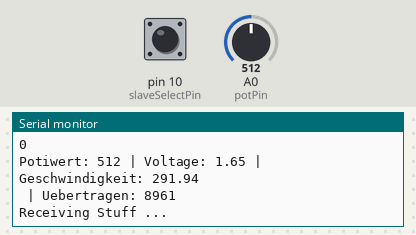
A sketch run on a simulated Arduino Uno, built with avr-gcc and run on an emulated ATmega328P. Shown: the last lines printed to the serial monitor. Inputs (shaded band) come from the test bench; at power-on: A0 (potPin) = 512, pin 10 (slaveSelectPin) LOW.

Above: at 1.2 s.
1.3 s: A0 (potPin) set to 716
At 1.38 s:
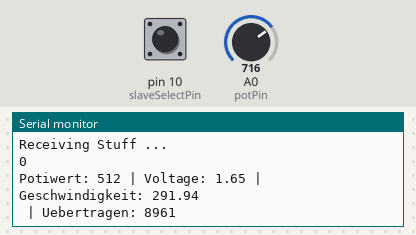
4.3 s: pin 10 (slaveSelectPin) pulled HIGH for 0.15 s
At 5.2 s:
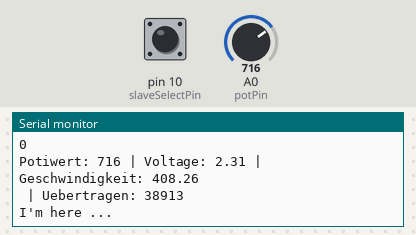
7.4 s: pin 10 (slaveSelectPin) pulled HIGH for 1 s
11.4 s: A0 (potPin) set to 900
At 11.5 s:
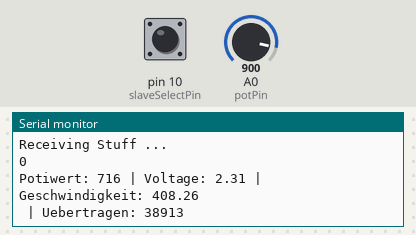
14.4 s: pin 10 (slaveSelectPin) pulled HIGH for 3.2 s
At 15.2 s:
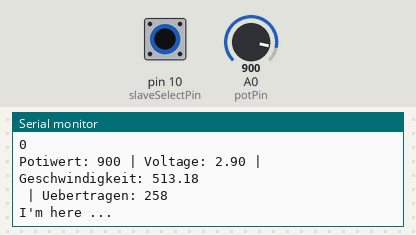
20.6 s: A0 (potPin) set to 1023
At 20.83 s:
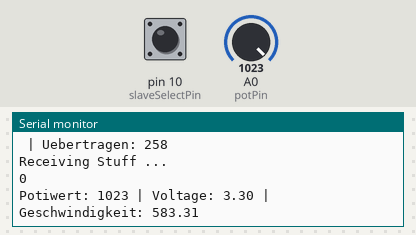
Timing chart, 0 to 23.6 s (numbered marks = the images above; inputs shaded):
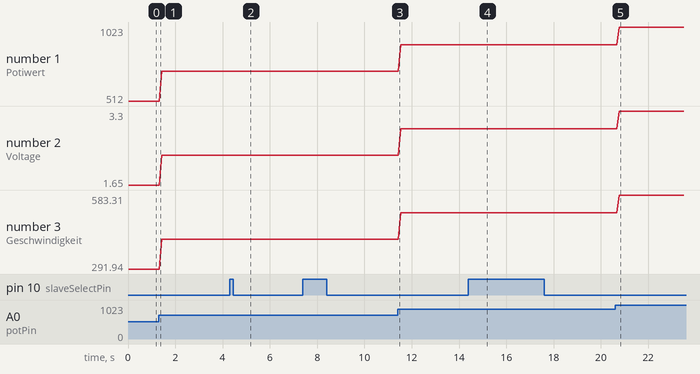

The sketch:

Comm_Test_Main.ino
```cpp
#include <SPI.h>

const int slaveSelectPin = 10; // Chip Select-Pin des Slave-Arduino
const int potPin = A0;

void setup() {
  Serial.begin(9600);
  SPI.begin();
  SPI.beginTransaction(SPISettings(1000000, MSBFIRST, SPI_MODE0)); // Setze Taktgeschwindigkeit auf 1 MHz //Macht nur alles kaputt

  pinMode(slaveSelectPin, INPUT);
  pinMode(12,OUTPUT); //SET MISO to output necessary
  //digitalWrite(slaveSelectPin, HIGH); // Setzen Sie den Chip Select-Pin zu High, um die Kommunikation zu beginnen

  pinMode(potPin, INPUT); // Potentiometer-Pin als Eingang konfigurieren
  //analogReadResolution(8);
  Serial.println("Initialized, ready to receive:");

}

void loop() {

  int sensorWert; // Wert vom Potentiometer lesen
  float spannung; // Spannung aus dem Messwert berechnen
  float setspeed;  //Geschwindigkeit aus Sensorwert berechnen zum übergeben
  uint16_t transf_speed;

  sensorWert = analogRead(potPin); // Wert vom Potentiometer lesen
  spannung = sensorWert * (3.3 / 1023.0); // Spannung aus dem Messwert berechnen
  setspeed = sensorWert * 0.5702;  //Geschwindigkeit aus Sensorwert berechnen zum übergeben
  transf_speed = uint16_t(setspeed);
  uint16_t dataToSend = transf_speed; // Dein Wert, den du senden möchtest
  uint16_t reversedData = (dataToSend << 8) | (dataToSend >> 8); // Umkehrung der Byte-Reihenfolge

  Serial.print("Potiwert: ");
  Serial.print(sensorWert);
  Serial.print(" | Voltage: ");
  Serial.print(spannung, 2); // Spannung mit 2 Dezimalstellen ausgeben
  Serial.print(" | Geschwindigkeit: ");
  Serial.println(setspeed, 2); // Spannung mit 2 Dezimalstellen ausgeben
  Serial.print(" | Uebertragen: ");
  Serial.println(reversedData); // Spannung mit 2 Dezimalstellen ausgeben


  if (digitalRead(slaveSelectPin) == HIGH) {
    Serial.println("I'm here ...");
    delay(1000);
  }

  if (digitalRead(slaveSelectPin) == LOW) {
    uint16_t receivedVal16 = SPI.transfer16(reversedData); // Empfangen Sie den Wert vom Master
    //uint16_t receivedVal16 = SPI.transfer16(transf_speed); // Empfangen Sie den Wert vom Master
    //uint16_t receivedVal1 = SPI.transfer(42); // Empfangen Sie den Wert vom Slave
    Serial.println("Receiving Stuff ...");
    Serial.println(receivedVal16);
    //Serial.println(receivedVal1);

    //SPI.transfer(receivedValue); // Senden Sie den Wert zurück an den Master
  }

}
```

Measured:
- after the input at 4.3 s, the serial monitor: prints a new line after 0.13 s (image 2)
- after the input at 14.4 s, the serial monitor: prints a new line after 0.09 s (image 4)
- after the input at 20.6 s, the serial monitor: prints a new line after 0.17 s (image 5)
- plotted number 1: 512 → 716 after the input at 1.3 s, 716 → 900 after the input at 11.4 s, 900 → 1023 after the input at 20.6 s
- plotted number 2: 1.65 → 2.31 after the input at 1.3 s, 2.31 → 2.9 after the input at 11.4 s, 2.9 → 3.3 after the input at 20.6 s
- plotted number 3: 291.94 → 408.26 after the input at 1.3 s, 408.26 → 513.18 after the input at 11.4 s, 513.18 → 583.31 after the input at 20.6 s
